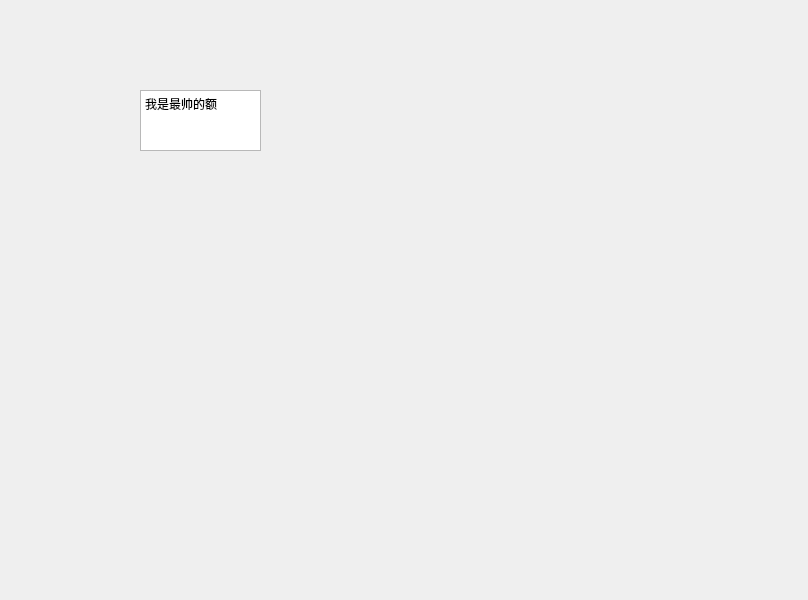
<?xml version="1.0" encoding="UTF-8"?>
<ui version="4.0">
 <class>Form</class>
 <widget class="QWidget" name="Form">
  <property name="geometry">
   <rect>
    <x>0</x>
    <y>0</y>
    <width>808</width>
    <height>600</height>
   </rect>
  </property>
  <property name="windowTitle">
   <string>Form</string>
  </property>
  <widget class="QTextEdit" name="textEdit">
   <property name="geometry">
    <rect>
     <x>140</x>
     <y>90</y>
     <width>121</width>
     <height>61</height>
    </rect>
   </property>
   <property name="html">
    <string>&lt;!DOCTYPE HTML PUBLIC &quot;-//W3C//DTD HTML 4.0//EN&quot; &quot;http://www.w3.org/TR/REC-html40/strict.dtd&quot;&gt;
&lt;html&gt;&lt;head&gt;&lt;meta name=&quot;qrichtext&quot; content=&quot;1&quot; /&gt;&lt;style type=&quot;text/css&quot;&gt;
p, li { white-space: pre-wrap; }
&lt;/style&gt;&lt;/head&gt;&lt;body style=&quot; font-family:'SimSun'; font-size:9pt; font-weight:400; font-style:normal;&quot;&gt;
&lt;p style=&quot; margin-top:0px; margin-bottom:0px; margin-left:0px; margin-right:0px; -qt-block-indent:0; text-indent:0px;&quot;&gt;我是最帅的额&lt;/p&gt;&lt;/body&gt;&lt;/html&gt;</string>
   </property>
  </widget>
 </widget>
 <resources/>
 <connections/>
</ui>
